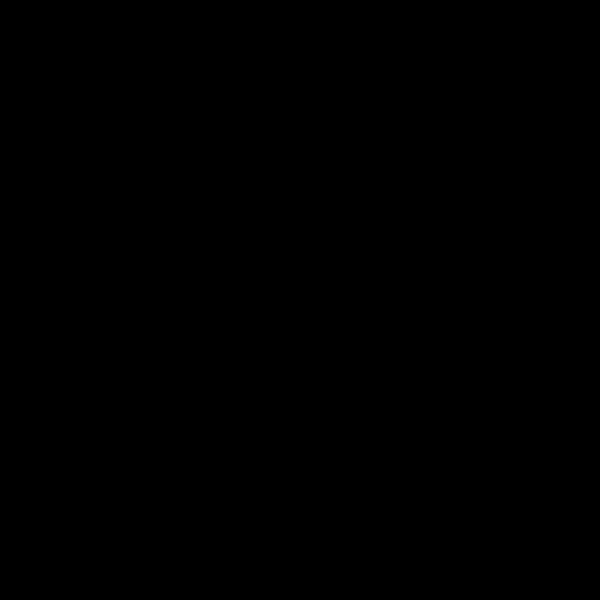
Frame 1 (no input)
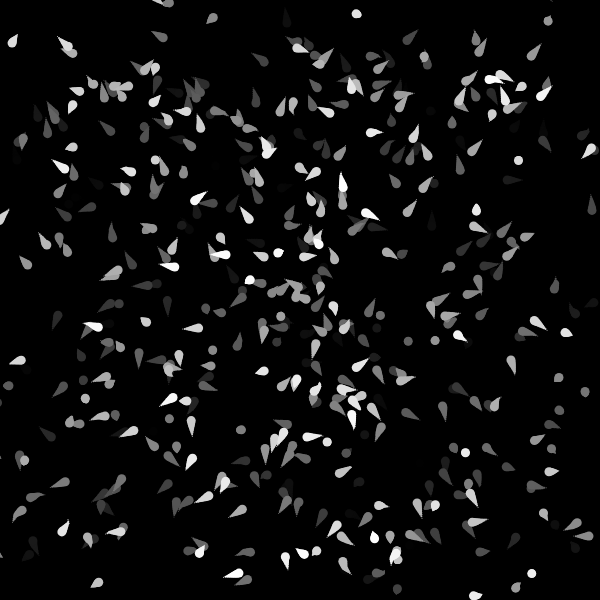
Frame 60 (no input)
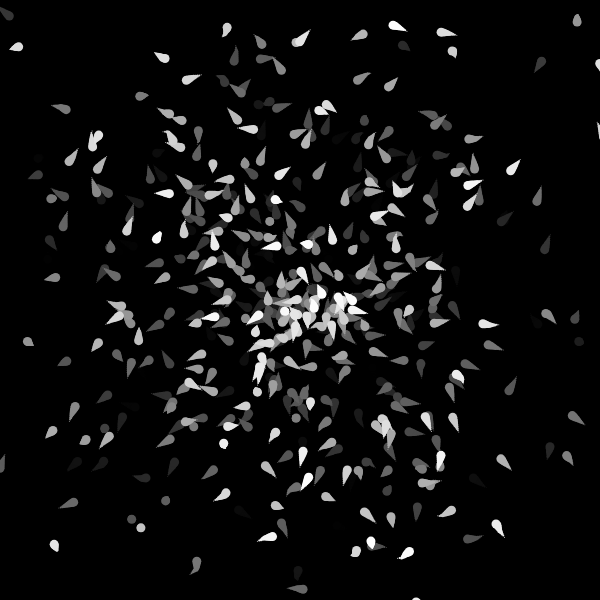
Frame 120 (the mouse pressed at the canvas centre since frame 60)

The p5.js sketch that drew these frames (run headless with seeded random() and noise() and a simulated clock; from frame 60 on, the mouse is pressed at the canvas centre):

// p5.js sketch
// ── sketch.js
let fishes = [];

function setup() {
	createCanvas(600, 600);
	for (let i = 0; i < 500; i++) {
		fishes.push(new Fish(random(width), random(height)));
	}
	const byCol = (a, b) => {
		if (a.col < b.col) {
			return -1;
		} else if (a.col > b.col) {
			return 1;
		}
		return 0;
	};
	fishes.sort(byCol);
}

function draw() {
	background(0);
	for (let fish of fishes) {
		fish.attractCentre();
		fish.update();
		fish.show();

		if (random() < 0.1) {
			const force = createVector(random(-1, 1), random(-1, 1));
			fish.applyForce(force);
		}
	}
}

// ── fish.js
class Fish {
	constructor(x, y) {
		this.acceleration = createVector(0, 0);
		this.velocity = createVector(0, 0);
		this.velocity = createVector(random(-1, 1), random(-1, 1));
		this.pos = createVector(x, y);
		this.r = 3.0;
		this.maxspeed = 2; // Maximum speed
		this.maxforce = 0.05; // Maximum steering force
		this.points = [];
		this.col = random(255);
	}

	applyForce(force) {
		this.acceleration.add(force);
	}

	attractCentre() {
		const centre = createVector(width / 2, height / 2);
		const dir = centre.sub(this.pos);
		dir.normalize();
		dir.mult(0.03);
		this.applyForce(dir);
	}

	update() {
		this.velocity.add(this.acceleration);
		this.velocity.limit(this.maxspeed);
		this.pos.add(this.velocity);
		this.acceleration.mult(0);

		this.points.push(this.pos.copy());
		if (this.points.length > 10) {
			this.points.splice(0, 1);
		}
	}

	show() {
		for (let i = 0; i < this.points.length; i++) {
			noStroke();
			fill(this.col);
			circle(this.points[i].x, this.points[i].y, i);
		}
	}
}
